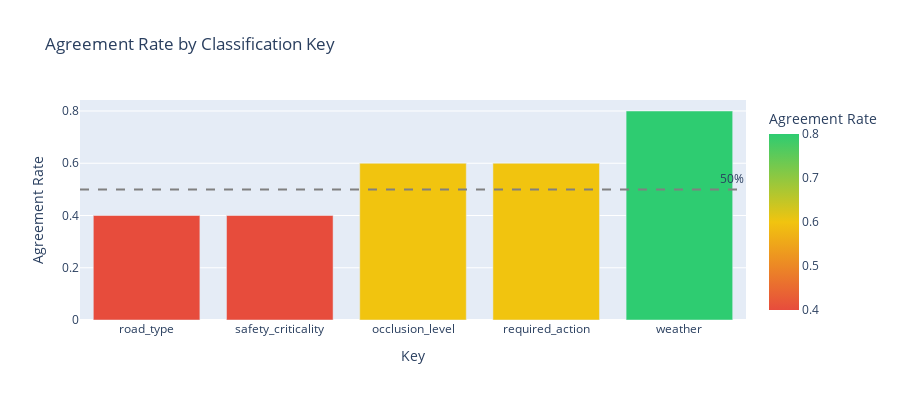

This figure's notebook cell:
### Code cell
# Visualization: Agreement by Key
fig = px.bar(
    summary.reset_index(),
    x="key",
    y="Agreement",
    color="Agreement",
    color_continuous_scale=["#e74c3c", "#f1c40f", "#2ecc71"],
    title="Agreement Rate by Classification Key",
    labels={"Agreement": "Agreement Rate", "key": "Key"},
)
fig.add_hline(y=0.5, line_dash="dash", line_color="gray", annotation_text="50%")
fig.update_layout(height=400)
fig.show()

### Figure 1 — Plotly figure (JSON) as saved in the notebook; plotly's stock layout.template omitted (floating-point values rounded to 4 significant figures)
{"data": [{"hovertemplate": "Key=%{x}<br>Agreement Rate=%{marker.color}<extra></extra>", "legendgroup": "", "marker": {"color": [0.4, 0.4, 0.6, 0.6, 0.8], "coloraxis": "coloraxis", "pattern": {"shape": ""}}, "name": "", "orientation": "v", "showlegend": false, "textposition": "auto", "x": ["road_type", "safety_criticality", "occlusion_level", "required_action", "weather"], "xaxis": "x", "y": [0.4, 0.4, 0.6, 0.6, 0.8], "yaxis": "y", "type": "bar"}], "layout": {"xaxis": {"anchor": "y", "domain": [0.0, 1.0], "title": {"text": "Key"}}, "yaxis": {"anchor": "x", "domain": [0.0, 1.0], "title": {"text": "Agreement Rate"}}, "coloraxis": {"colorbar": {"title": {"text": "Agreement Rate"}}, "colorscale": [[0.0, "#e74c3c"], [0.5, "#f1c40f"], [1.0, "#2ecc71"]]}, "legend": {"tracegroupgap": 0}, "title": {"text": "Agreement Rate by Classification Key"}, "barmode": "relative", "shapes": [{"line": {"color": "gray", "dash": "dash"}, "type": "line", "x0": 0, "x1": 1, "xref": "x domain", "y0": 0.5, "y1": 0.5, "yref": "y"}], "annotations": [{"showarrow": false, "text": "50%", "x": 1, "xanchor": "right", "xref": "x domain", "y": 0.5, "yanchor": "bottom", "yref": "y"}], "height": 400}}
